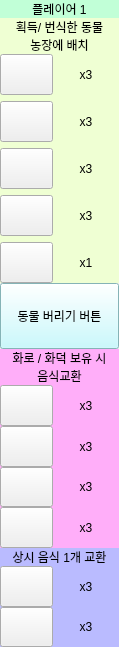
<?xml version="1.0" encoding="UTF-8"?>
<ui version="4.0">
 <class>Form_sidebar</class>
 <widget class="QWidget" name="Form_sidebar">
  <property name="geometry">
   <rect>
    <x>0</x>
    <y>0</y>
    <width>119</width>
    <height>647</height>
   </rect>
  </property>
  <property name="sizePolicy">
   <sizepolicy hsizetype="Minimum" vsizetype="Minimum">
    <horstretch>0</horstretch>
    <verstretch>0</verstretch>
   </sizepolicy>
  </property>
  <property name="minimumSize">
   <size>
    <width>0</width>
    <height>0</height>
   </size>
  </property>
  <property name="maximumSize">
   <size>
    <width>16777215</width>
    <height>16777215</height>
   </size>
  </property>
  <property name="windowTitle">
   <string>Form</string>
  </property>
  <layout class="QVBoxLayout" name="verticalLayout_2">
   <property name="spacing">
    <number>0</number>
   </property>
   <property name="leftMargin">
    <number>0</number>
   </property>
   <property name="topMargin">
    <number>0</number>
   </property>
   <property name="rightMargin">
    <number>0</number>
   </property>
   <property name="bottomMargin">
    <number>0</number>
   </property>
   <item>
    <layout class="QVBoxLayout" name="verticalLayout" stretch="1,8,2,6,3">
     <property name="spacing">
      <number>0</number>
     </property>
     <item>
      <layout class="QVBoxLayout" name="verticalLayout_1">
       <property name="spacing">
        <number>0</number>
       </property>
       <item>
        <widget class="QLabel" name="lb_player">
         <property name="sizePolicy">
          <sizepolicy hsizetype="Minimum" vsizetype="Maximum">
           <horstretch>0</horstretch>
           <verstretch>0</verstretch>
          </sizepolicy>
         </property>
         <property name="styleSheet">
          <string notr="true">background-color: rgb(193, 255, 215);</string>
         </property>
         <property name="text">
          <string>플레이어 1</string>
         </property>
         <property name="alignment">
          <set>Qt::AlignCenter</set>
         </property>
        </widget>
       </item>
      </layout>
     </item>
     <item>
      <widget class="QWidget" name="verticalWidget_2" native="true">
       <property name="sizePolicy">
        <sizepolicy hsizetype="Minimum" vsizetype="Minimum">
         <horstretch>0</horstretch>
         <verstretch>0</verstretch>
        </sizepolicy>
       </property>
       <property name="styleSheet">
        <string notr="true">QWidget#verticalWidget_2{background-color: rgb(239, 255, 211);}</string>
       </property>
       <layout class="QVBoxLayout" name="verticalLayout_13">
        <property name="spacing">
         <number>0</number>
        </property>
        <property name="leftMargin">
         <number>0</number>
        </property>
        <property name="topMargin">
         <number>0</number>
        </property>
        <property name="rightMargin">
         <number>0</number>
        </property>
        <property name="bottomMargin">
         <number>0</number>
        </property>
        <item>
         <widget class="QLabel" name="label_2_1">
          <property name="sizePolicy">
           <sizepolicy hsizetype="Minimum" vsizetype="Maximum">
            <horstretch>0</horstretch>
            <verstretch>0</verstretch>
           </sizepolicy>
          </property>
          <property name="styleSheet">
           <string notr="true"/>
          </property>
          <property name="text">
           <string>획득/ 번식한 동물
농장에 배치</string>
          </property>
          <property name="alignment">
           <set>Qt::AlignCenter</set>
          </property>
         </widget>
        </item>
        <item>
         <widget class="QWidget" name="gridWidget_2_1" native="true">
          <property name="sizePolicy">
           <sizepolicy hsizetype="Minimum" vsizetype="Minimum">
            <horstretch>0</horstretch>
            <verstretch>0</verstretch>
           </sizepolicy>
          </property>
          <layout class="QGridLayout" name="gridLayout_5" rowstretch="1,1,1,1,1" columnstretch="4,5">
           <property name="leftMargin">
            <number>0</number>
           </property>
           <property name="topMargin">
            <number>0</number>
           </property>
           <property name="rightMargin">
            <number>0</number>
           </property>
           <property name="bottomMargin">
            <number>0</number>
           </property>
           <property name="horizontalSpacing">
            <number>0</number>
           </property>
           <property name="verticalSpacing">
            <number>-1</number>
           </property>
           <item row="3" column="0">
            <widget class="QPushButton" name="btn_unit">
             <property name="sizePolicy">
              <sizepolicy hsizetype="Minimum" vsizetype="Minimum">
               <horstretch>0</horstretch>
               <verstretch>0</verstretch>
              </sizepolicy>
             </property>
             <property name="styleSheet">
              <string notr="true">border-image: url(:/newPrefix/images/grain.png);</string>
             </property>
             <property name="text">
              <string/>
             </property>
            </widget>
           </item>
           <item row="3" column="1">
            <widget class="QLabel" name="btn_unit_count">
             <property name="text">
              <string>x3</string>
             </property>
             <property name="alignment">
              <set>Qt::AlignCenter</set>
             </property>
            </widget>
           </item>
           <item row="1" column="0">
            <widget class="QPushButton" name="btn_pig">
             <property name="enabled">
              <bool>true</bool>
             </property>
             <property name="sizePolicy">
              <sizepolicy hsizetype="Minimum" vsizetype="Minimum">
               <horstretch>0</horstretch>
               <verstretch>0</verstretch>
              </sizepolicy>
             </property>
             <property name="styleSheet">
              <string notr="true">border-image: url(:/newPrefix/images/pig.png);</string>
             </property>
             <property name="text">
              <string/>
             </property>
             <property name="checkable">
              <bool>true</bool>
             </property>
            </widget>
           </item>
           <item row="0" column="1">
            <widget class="QLabel" name="label_2_sheepcount">
             <property name="sizePolicy">
              <sizepolicy hsizetype="Minimum" vsizetype="Minimum">
               <horstretch>0</horstretch>
               <verstretch>0</verstretch>
              </sizepolicy>
             </property>
             <property name="text">
              <string>x3</string>
             </property>
             <property name="alignment">
              <set>Qt::AlignCenter</set>
             </property>
            </widget>
           </item>
           <item row="1" column="1">
            <widget class="QLabel" name="label_2_cowcount">
             <property name="sizePolicy">
              <sizepolicy hsizetype="Minimum" vsizetype="Minimum">
               <horstretch>0</horstretch>
               <verstretch>0</verstretch>
              </sizepolicy>
             </property>
             <property name="text">
              <string>x3</string>
             </property>
             <property name="alignment">
              <set>Qt::AlignCenter</set>
             </property>
            </widget>
           </item>
           <item row="0" column="0">
            <widget class="QPushButton" name="btn_sheep">
             <property name="enabled">
              <bool>true</bool>
             </property>
             <property name="sizePolicy">
              <sizepolicy hsizetype="Minimum" vsizetype="Minimum">
               <horstretch>0</horstretch>
               <verstretch>0</verstretch>
              </sizepolicy>
             </property>
             <property name="styleSheet">
              <string notr="true">
QPushButton:disabled {background-color: yellow;}</string>
             </property>
             <property name="text">
              <string/>
             </property>
             <property name="checkable">
              <bool>true</bool>
             </property>
            </widget>
           </item>
           <item row="2" column="0">
            <widget class="QPushButton" name="btn_cow">
             <property name="enabled">
              <bool>true</bool>
             </property>
             <property name="sizePolicy">
              <sizepolicy hsizetype="Minimum" vsizetype="Minimum">
               <horstretch>0</horstretch>
               <verstretch>0</verstretch>
              </sizepolicy>
             </property>
             <property name="styleSheet">
              <string notr="true">border-image: url(:/newPrefix/images/cow.png);</string>
             </property>
             <property name="text">
              <string/>
             </property>
             <property name="checkable">
              <bool>true</bool>
             </property>
            </widget>
           </item>
           <item row="2" column="1">
            <widget class="QLabel" name="label_2_pigcount">
             <property name="sizePolicy">
              <sizepolicy hsizetype="Minimum" vsizetype="Minimum">
               <horstretch>0</horstretch>
               <verstretch>0</verstretch>
              </sizepolicy>
             </property>
             <property name="text">
              <string>x3</string>
             </property>
             <property name="alignment">
              <set>Qt::AlignCenter</set>
             </property>
            </widget>
           </item>
           <item row="4" column="0">
            <widget class="QPushButton" name="pushButton">
             <property name="sizePolicy">
              <sizepolicy hsizetype="Minimum" vsizetype="Minimum">
               <horstretch>0</horstretch>
               <verstretch>0</verstretch>
              </sizepolicy>
             </property>
             <property name="styleSheet">
              <string notr="true">border-image: url(:/newPrefix/images/vegetable.png);</string>
             </property>
             <property name="text">
              <string/>
             </property>
            </widget>
           </item>
           <item row="4" column="1">
            <widget class="QLabel" name="label">
             <property name="text">
              <string>x1</string>
             </property>
             <property name="alignment">
              <set>Qt::AlignCenter</set>
             </property>
            </widget>
           </item>
          </layout>
         </widget>
        </item>
       </layout>
      </widget>
     </item>
     <item>
      <layout class="QVBoxLayout" name="verticalLayout_3">
       <property name="spacing">
        <number>0</number>
       </property>
       <item>
        <widget class="QPushButton" name="pushButton_dropanimal">
         <property name="sizePolicy">
          <sizepolicy hsizetype="Minimum" vsizetype="Minimum">
           <horstretch>0</horstretch>
           <verstretch>0</verstretch>
          </sizepolicy>
         </property>
         <property name="styleSheet">
          <string notr="true">background-color: rgb(186, 250, 255);</string>
         </property>
         <property name="text">
          <string>동물 버리기 버튼</string>
         </property>
        </widget>
       </item>
      </layout>
     </item>
     <item>
      <widget class="QWidget" name="verticalWidget_4" native="true">
       <property name="styleSheet">
        <string notr="true">QWidget#verticalWidget_4{background-color: rgb(255, 174, 249);}</string>
       </property>
       <layout class="QVBoxLayout" name="verticalLayout_15">
        <property name="spacing">
         <number>0</number>
        </property>
        <property name="leftMargin">
         <number>0</number>
        </property>
        <property name="topMargin">
         <number>0</number>
        </property>
        <property name="rightMargin">
         <number>0</number>
        </property>
        <property name="bottomMargin">
         <number>0</number>
        </property>
        <item>
         <widget class="QLabel" name="label_4_1">
          <property name="sizePolicy">
           <sizepolicy hsizetype="Minimum" vsizetype="Maximum">
            <horstretch>0</horstretch>
            <verstretch>0</verstretch>
           </sizepolicy>
          </property>
          <property name="text">
           <string>화로 / 화덕 보유 시 
음식교환</string>
          </property>
          <property name="alignment">
           <set>Qt::AlignCenter</set>
          </property>
         </widget>
        </item>
        <item>
         <layout class="QGridLayout" name="gridLayout_4_1" columnstretch="4,5">
          <property name="horizontalSpacing">
           <number>0</number>
          </property>
          <property name="verticalSpacing">
           <number>-1</number>
          </property>
          <item row="1" column="0">
           <widget class="QPushButton" name="btn_chg_pig">
            <property name="sizePolicy">
             <sizepolicy hsizetype="Minimum" vsizetype="Minimum">
              <horstretch>0</horstretch>
              <verstretch>0</verstretch>
             </sizepolicy>
            </property>
            <property name="styleSheet">
             <string notr="true">border-image: url(:/newPrefix/images/pig.png);</string>
            </property>
            <property name="text">
             <string/>
            </property>
           </widget>
          </item>
          <item row="2" column="0">
           <widget class="QPushButton" name="btn_chg_cow">
            <property name="sizePolicy">
             <sizepolicy hsizetype="Minimum" vsizetype="Minimum">
              <horstretch>0</horstretch>
              <verstretch>0</verstretch>
             </sizepolicy>
            </property>
            <property name="styleSheet">
             <string notr="true">border-image: url(:/newPrefix/images/cow.png);</string>
            </property>
            <property name="text">
             <string/>
            </property>
           </widget>
          </item>
          <item row="3" column="0">
           <widget class="QPushButton" name="btn_chg_vegetable">
            <property name="sizePolicy">
             <sizepolicy hsizetype="Minimum" vsizetype="Minimum">
              <horstretch>0</horstretch>
              <verstretch>0</verstretch>
             </sizepolicy>
            </property>
            <property name="styleSheet">
             <string notr="true">border-image: url(:/newPrefix/images/vegetable.png);</string>
            </property>
            <property name="text">
             <string/>
            </property>
           </widget>
          </item>
          <item row="0" column="0">
           <widget class="QPushButton" name="btn_chg_sheep">
            <property name="sizePolicy">
             <sizepolicy hsizetype="Minimum" vsizetype="Minimum">
              <horstretch>0</horstretch>
              <verstretch>0</verstretch>
             </sizepolicy>
            </property>
            <property name="styleSheet">
             <string notr="true">border-image: url(:/newPrefix/images/sheep.png);</string>
            </property>
            <property name="text">
             <string/>
            </property>
           </widget>
          </item>
          <item row="1" column="1">
           <widget class="QLabel" name="label_4_cowcount">
            <property name="sizePolicy">
             <sizepolicy hsizetype="Minimum" vsizetype="Minimum">
              <horstretch>0</horstretch>
              <verstretch>0</verstretch>
             </sizepolicy>
            </property>
            <property name="text">
             <string>x3</string>
            </property>
            <property name="alignment">
             <set>Qt::AlignCenter</set>
            </property>
           </widget>
          </item>
          <item row="2" column="1">
           <widget class="QLabel" name="label_pigcount">
            <property name="sizePolicy">
             <sizepolicy hsizetype="Minimum" vsizetype="Minimum">
              <horstretch>0</horstretch>
              <verstretch>0</verstretch>
             </sizepolicy>
            </property>
            <property name="text">
             <string>x3</string>
            </property>
            <property name="alignment">
             <set>Qt::AlignCenter</set>
            </property>
           </widget>
          </item>
          <item row="3" column="1">
           <widget class="QLabel" name="label_4_vetcount">
            <property name="sizePolicy">
             <sizepolicy hsizetype="Minimum" vsizetype="Minimum">
              <horstretch>0</horstretch>
              <verstretch>0</verstretch>
             </sizepolicy>
            </property>
            <property name="text">
             <string>x3</string>
            </property>
            <property name="alignment">
             <set>Qt::AlignCenter</set>
            </property>
           </widget>
          </item>
          <item row="0" column="1">
           <widget class="QLabel" name="label_4_sheepcount">
            <property name="sizePolicy">
             <sizepolicy hsizetype="Minimum" vsizetype="Minimum">
              <horstretch>0</horstretch>
              <verstretch>0</verstretch>
             </sizepolicy>
            </property>
            <property name="text">
             <string>x3</string>
            </property>
            <property name="alignment">
             <set>Qt::AlignCenter</set>
            </property>
           </widget>
          </item>
         </layout>
        </item>
       </layout>
      </widget>
     </item>
     <item>
      <widget class="QWidget" name="verticalWidget_5" native="true">
       <property name="styleSheet">
        <string notr="true">QWidget#verticalWidget_5{background-color: rgb(186, 187, 255);}</string>
       </property>
       <layout class="QVBoxLayout" name="verticalLayout_16" stretch="1,2">
        <property name="spacing">
         <number>0</number>
        </property>
        <property name="leftMargin">
         <number>0</number>
        </property>
        <property name="topMargin">
         <number>0</number>
        </property>
        <property name="rightMargin">
         <number>0</number>
        </property>
        <property name="bottomMargin">
         <number>0</number>
        </property>
        <item>
         <widget class="QLabel" name="label_5_1">
          <property name="sizePolicy">
           <sizepolicy hsizetype="Minimum" vsizetype="Maximum">
            <horstretch>0</horstretch>
            <verstretch>0</verstretch>
           </sizepolicy>
          </property>
          <property name="text">
           <string>상시 음식 1개 교환</string>
          </property>
          <property name="alignment">
           <set>Qt::AlignCenter</set>
          </property>
         </widget>
        </item>
        <item>
         <layout class="QGridLayout" name="gridLayout_5_1" rowstretch="0,0" columnstretch="4,5">
          <property name="horizontalSpacing">
           <number>0</number>
          </property>
          <property name="verticalSpacing">
           <number>-1</number>
          </property>
          <item row="0" column="0">
           <widget class="QPushButton" name="btn_trade_grain">
            <property name="sizePolicy">
             <sizepolicy hsizetype="Minimum" vsizetype="Minimum">
              <horstretch>0</horstretch>
              <verstretch>0</verstretch>
             </sizepolicy>
            </property>
            <property name="styleSheet">
             <string notr="true">border-image: url(:/newPrefix/images/grain.png);</string>
            </property>
            <property name="text">
             <string/>
            </property>
            <property name="default">
             <bool>false</bool>
            </property>
           </widget>
          </item>
          <item row="1" column="0">
           <widget class="QPushButton" name="btn_trade_vegetable">
            <property name="sizePolicy">
             <sizepolicy hsizetype="Minimum" vsizetype="Minimum">
              <horstretch>0</horstretch>
              <verstretch>0</verstretch>
             </sizepolicy>
            </property>
            <property name="styleSheet">
             <string notr="true">border-image: url(:/newPrefix/images/vegetable.png);</string>
            </property>
            <property name="text">
             <string/>
            </property>
           </widget>
          </item>
          <item row="1" column="1">
           <widget class="QLabel" name="label_5_vet">
            <property name="sizePolicy">
             <sizepolicy hsizetype="Minimum" vsizetype="Minimum">
              <horstretch>0</horstretch>
              <verstretch>0</verstretch>
             </sizepolicy>
            </property>
            <property name="text">
             <string>x3</string>
            </property>
            <property name="alignment">
             <set>Qt::AlignCenter</set>
            </property>
           </widget>
          </item>
          <item row="0" column="1">
           <widget class="QLabel" name="label_5_grain">
            <property name="sizePolicy">
             <sizepolicy hsizetype="Minimum" vsizetype="Minimum">
              <horstretch>0</horstretch>
              <verstretch>0</verstretch>
             </sizepolicy>
            </property>
            <property name="text">
             <string>x3</string>
            </property>
            <property name="alignment">
             <set>Qt::AlignCenter</set>
            </property>
           </widget>
          </item>
         </layout>
        </item>
       </layout>
      </widget>
     </item>
    </layout>
   </item>
  </layout>
 </widget>
 <resources>
  <include location="../../MyQRC.qrc"/>
 </resources>
 <connections/>
</ui>
